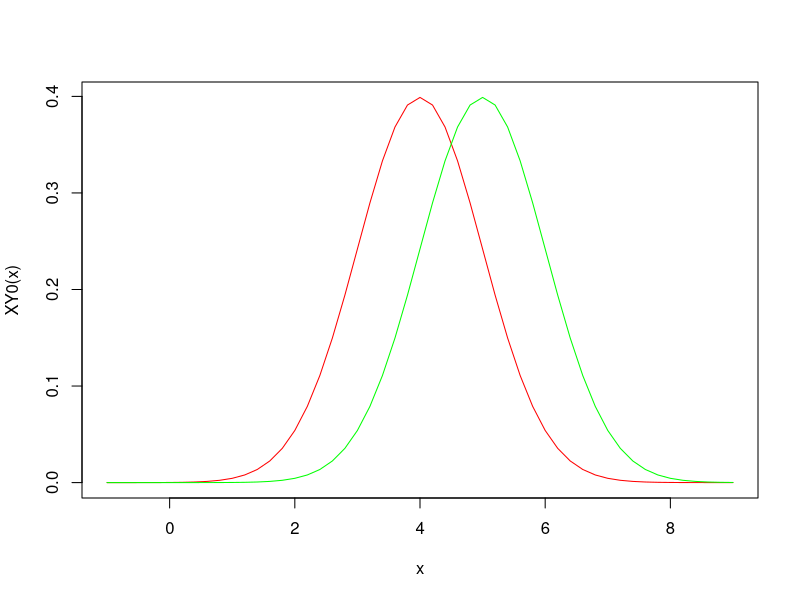
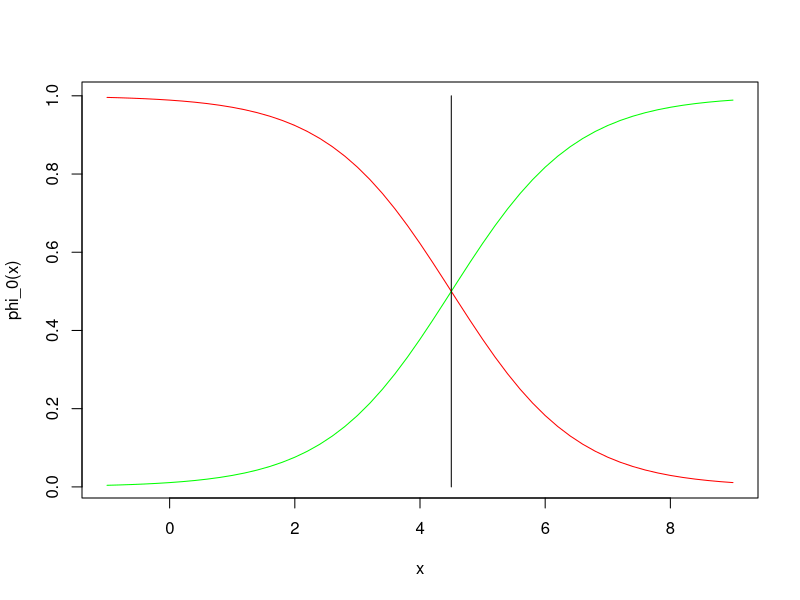

Write R code to recreate these figures, in order.
# Workshop 8: Classification: Linear and quadratic discriminant analysis -------

rm(list = ls())

# Exercise 1 Bayes Classifier --------------------------------------------------

{ # a:  φ0(x), the density of X|Y =0 and for φ1(x), the density of X|Y =1.
  XY0 <- function(x) dnorm(x, mean = 4, sd=1) # phi
  XY1 <- function(x) dnorm(x, mean = 5, sd=1)
  
  PY0 <- PY1 <- 0.5
}

{ # b: Write down the expression for π1 (x) = P (Y =1|x) and simplify as much as possible.
  
  phi_0 <- function(x){
    PXY0 = XY0(x)
    PXY1 = XY1(x)
    
    PXY0 / (PXY0  + PXY1)
  }
  
  phi_1 <- function(x){
    PXY0 = XY0(x)
    PXY1 = XY1(x)
    
    PXY1 / (PXY0 + PXY1)
  }
  
  x=seq(-1, 9, 0.2)
  plot(x, XY0(x), type = 'l', col='red')
  points(x, XY1(x), type = 'l', col='green')
  
  plot(x, phi_0(x), type = 'l', col='red')
  points(x, phi_1(x), type = 'l', col='green')
  points(x=c(4.5, 4.5), y=c(0, 1), type = 'l')
}







